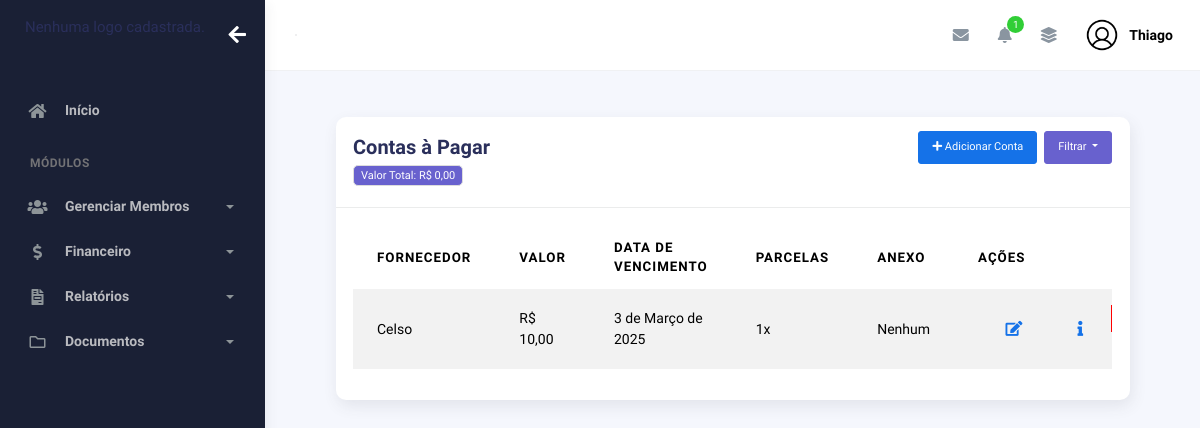
Page /contas_pagar/ (signed in) on the earlier database version.
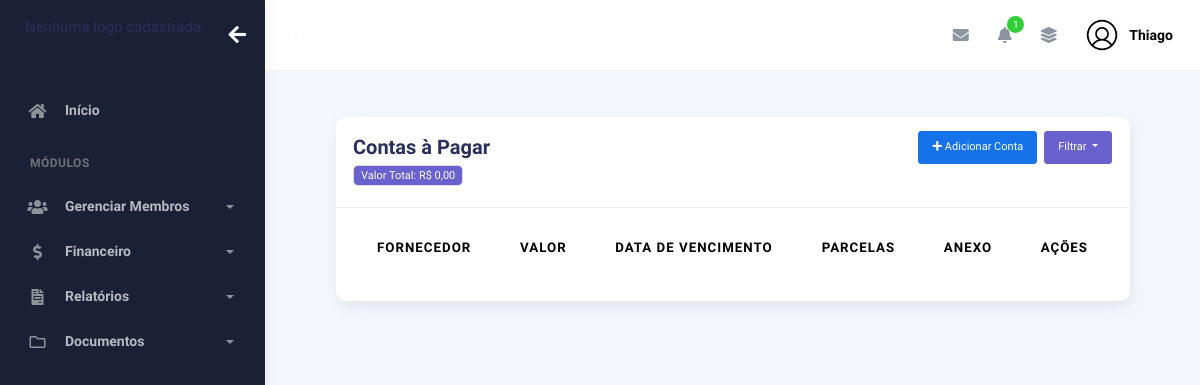
Same page on the later database version.
### plataformacontas/models.py (models this page shows, shortened)
class ContaPagar(models.Model):
    STATUS_CHOICES = (
        (0, 'Pendente'),
        (1, 'Paga'),
    )
    pastor = models.ForeignKey(User, on_delete=models.CASCADE)  # Usuário dono da conta
    fornecedor = models.CharField(max_length=255)  # Nome do fornecedor
    descricao = models.TextField()  # Descrição da conta
    valor = models.DecimalField(max_digits=10, decimal_places=2)  # Valor da conta
    data_vencimento = models.DateField()  # Data de vencimento da conta
    quantidade_parcelas = models.PositiveIntegerField(default=1)  # Número de parcelas
    arquivo = models.FileField(upload_to="contas_a_pagar/", blank=True, null=True)  # Upload de arquivo
    data_criacao = models.DateTimeField(auto_now_add=True)  # Data de criação
    status = models.IntegerField(choices=STATUS_CHOICES, default=0)  # Pendente como padrão
    class Meta:
        ordering = ['data_vencimento']

### plataformacontas/views.py (the view, shortened to what this page needs)
# urls.py: path('contas_pagar/', views.contas_pagar, name='contas_pagar'),
@login_required(login_url='/usuarios/login')
def contas_pagar(request):
    contas = ContaPagar.objects.filter(pastor=request.user).order_by("data_vencimento")
    mes_atual = datetime.now().month
    ano_atual = datetime.now().year
    contas_mes = ContaPagar.objects.filter(
        pastor=request.user,
        data_vencimento__month=mes_atual,
        data_vencimento__year=ano_atual
    ).order_by("data_vencimento")
    total_contas_mes = contas_mes.aggregate(total=Sum('valor'))['total'] or 0
    return render(request, "contas_pagar.html", {
        "contas": contas,
        "contas_mes": contas_mes,
        "total_contas_mes": total_contas_mes
    })

### igreja/context_processors.py (called while the page is built)
def logo_igreja(request):
    if request.user.is_authenticated:
        igreja = Igreja.objects.filter(pastor=request.user).first()
        return {"logo_igreja": igreja.logo.url if igreja and igreja.logo else None}
    return {"logo_igreja": None}

### plataformaigreja/context_processors.py (called while the page is built)
def total_membros_context(request):
    if request.user.is_authenticated:
        total_membros = Membros.objects.filter(pastor=request.user, ativo=True).count()
    else:
        total_membros = 0
    return {
        'total_membros': total_membros
    }

def total_membros_transferidos(request):
    if request.user.is_authenticated:
        total_membros_transf = Membros.objects.filter(pastor=request.user, ativo=False).count()
    else:
        total_membros_transf = 0
    return {
        'total_membros_transf': total_membros_transf
    }

### plataformacontas/templates/contas_pagar.html (shortened to what the changed rows need)
{% extends "bases/base_plataformaigreja.html" %}
{% load static %}
{% block 'conteudo' %}
  <div class="container">
    <div class="page-inner">
      <div class="col-md-12">
        <div class="card">
        <div class="card-body">
                    <div class="table-responsive">
                      <table
                        id="add-row"
                        class="display table table-striped table-hover"
                      >
                        <thead>
                          <tr>
                            <th>Fornecedor</th>
                            <th>Valor</th>
                            <th>Data de Vencimento</th>
                            <th>Parcelas</th>
                            <th>Anexo</th>
                            <th style="width: 10%">Ações</th>
                          </tr>
                        </thead>
                        <tbody>
                            {% for conta in contas %}
                            <tr>
                              <td>{{ conta.fornecedor }}</td>
                              <td>R$ {{ conta.valor }}</td>
                              <td>{{ conta.data_vencimento }}</td>
                              <td>{{ conta.quantidade_parcelas }}x</td>
                              <td>
                                {% if conta.arquivo %}
                                <a href="{{ conta.arquivo.url }}" target="_blank">Baixar</a>
                                {% else %}
                                Nenhum
                                {% endif %}
                              </td>
                              <td>
                                <div class="form-button-action">
                                  <a href="#">
                                  <button
                                    type="button"
                                    title="Editar"
                                    class="btn btn-link btn-primary btn-lg"
                                    data-original-title="Edit Task"
                                    data-bs-toggle="modal"
                                    data-bs-target="#editarMembroModal"
                                  >
                                    <i class="fa fa-edit"></i>
                                  </button>
                                </a>
                                <button
                                    type="button"
                                    title="Informações"
                                    class="btn btn-link btn-primary btn-lg btn-detalhes"
                                    data-original-title="Edit Task"
                                    data-id="#"
                                    data-modal="modal-{{ conta.id }}"
                                    data-bs-toggle="modal"
                                    data-bs-target="#modal-{{ conta.id }}"
                                  >
                                    <i class="fa fa-info"></i>
                                  </button>
                                </div>
                              </td>
                            </tr>
                          {% endfor %}
                        </tbody>
                      </table>
                    </div>
                  </div>
                </div>
              </div>
            </div>
          </div>
        </div>
      </div>
    </div>
{% endblock %}

Differences in the rows shown:
removed ContaPagar: fornecedor "Celso", valor "10,00", data_vencimento "3 de Março de 2025", quantidade_parcelas "1", arquivo "Nenhum"
